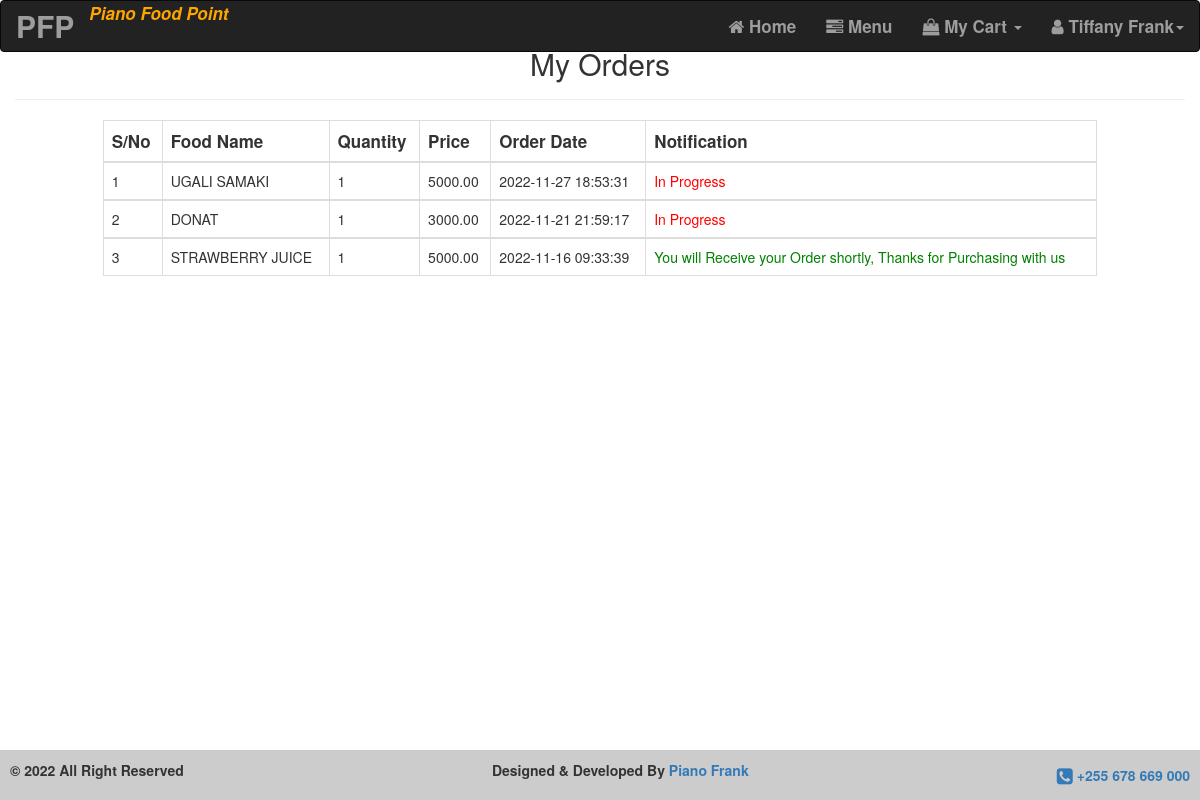
/customertable.php (signed in), run on the app's committed database.
### tables this page shows
CREATE TABLE `orders` (
  `id` int(11) NOT NULL,
  `customer_id` int(11) NOT NULL,
  `order_name` varchar(100) NOT NULL,
  `quantity` int(11) NOT NULL,
  `order_date` datetime DEFAULT current_timestamp(),
  `total_price` decimal(10,2) DEFAULT NULL,
  `reply` int(11) NOT NULL DEFAULT 0
);

### customertable.php (the view, shortened to what this page needs)
<?php
include('server.php');
include('footer.php');
include('header_customer.php');
$logged_user = $_SESSION['user_id'];
$count = 1;
$select_menus = mysqli_query($conn, "SELECT customer.id, customer.first_name, customer.last_name,customer.email, customer.phone,
customer.street, orders.order_name, orders.quantity,orders.reply, orders.order_date, orders.total_price FROM
customer INNER JOIN orders ON customer.id = orders.customer_id WHERE customer.id = '$logged_user'  ORDER BY orders.order_date DESC");
?>
<!DOCTYPE html>
<html>
    <head>
        <link rel="stylesheet" href="bootstrap3.min.css">
        <link rel="stylesheet" href="https://maxcdn.bootstrapcdn.com/font-awesome/4.6.3/css/font-awesome.min.css">
    </head>
    <body>
<section>
  <div class="container-fluid">
    <div class="text-center page-header" style="margin-top: 4%;">
        <h2 style="margin-top: auto;">My Orders</h2>
    </div>
    <table class="table table-responsive table-hover table-bordered" style="width: 85%; margin-left: auto; margin-right:auto;">
      <thead style="font-size: 1.7rem;">
          <tr>
            <th>S/No</th>
            <th>Food Name</th>
            <th>Quantity</th>
            <th>Price</th>
            <th>Order Date</th>
            <th>Notification</th>
          </tr>
      </thead>
                    <?php
                    if(empty(mysqli_num_rows($select_menus))) {
                      echo "<i><p style='text-align:center; font-size: 1.7rem; position: absolute;
                      margin-top: 5%; width: 100%; font-weight: bold; color: green;'>
                      Currently You have No Data Found</p></i>";
                    } else
                    while($row = mysqli_fetch_array($select_menus)) { ?>
                    <tbody>
                        <tr>
                            <td><?php echo $count++; ?></td>
                            <td><?php echo $row['order_name']; ?></td>
                            <td><?php echo $row['quantity']; ?></td>
                            <td><?php echo $row['total_price']; ?></td>
                            <td><?php echo $row['order_date']; ?></td>
                            <td><?php if($row['reply']==1){echo '<span style=" color:green;">You will Receive your Order shortly,
                                 Thanks for Purchasing with us</span>';} else { echo '<span style="color: red;">In Progress</span>'; } ?></td>
                        </tr>
                    </tbody>
                    <?php }
                    ?>
  </div>
</section>
</body>
</html>

### data on the page
orders: order_name "UGALI SAMAKI", quantity "1", total_price "5000.00", order_date "2022-11-27 18:53:31", reply "In Progress"
orders: order_name "DONAT", quantity "1", total_price "3000.00", order_date "2022-11-21 21:59:17", reply "In Progress"
orders: order_name "STRAWBERRY JUICE", quantity "1", total_price "5000.00", order_date "2022-11-16 09:33:39", shows "You will Receive your Order shortly, Thanks for Purchasing with us"

### other printed values
$_SESSION['fullname'] "Tiffany Frank"
